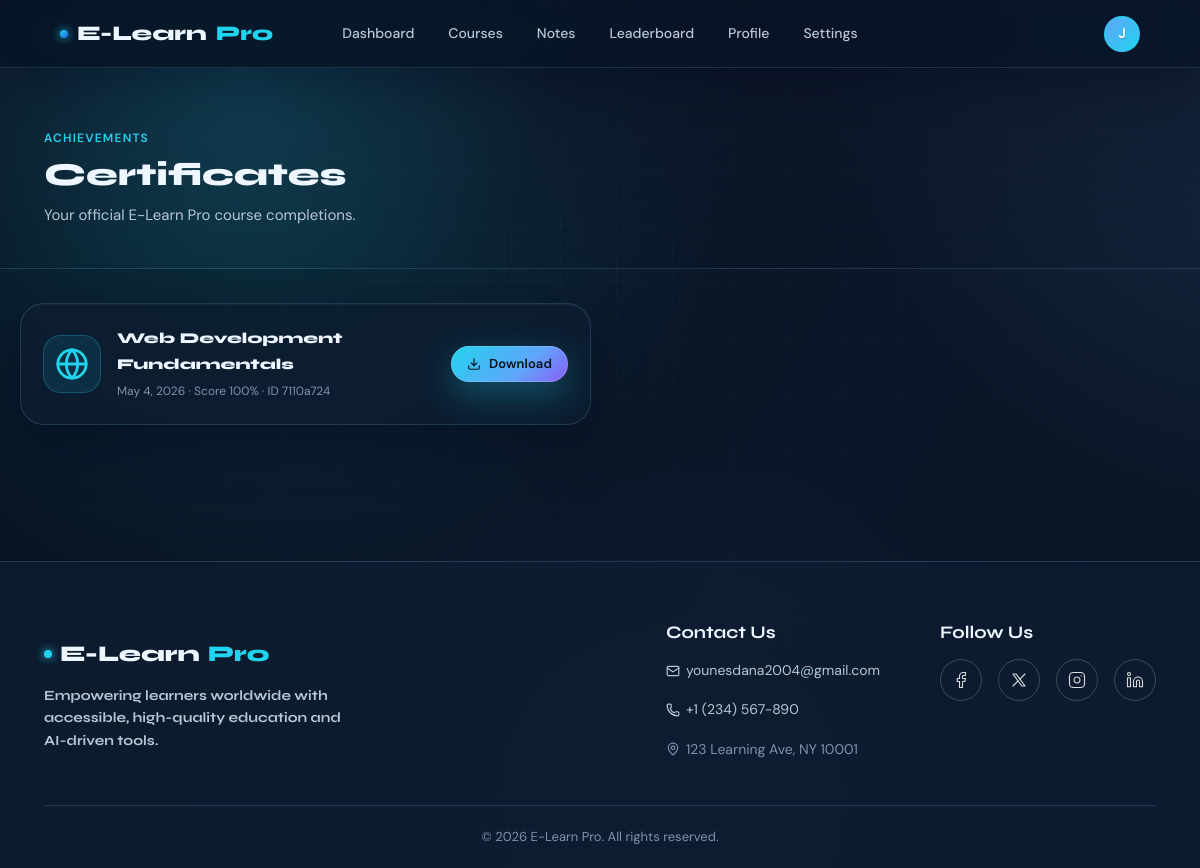
The app's page /certificates (signed in), older data.
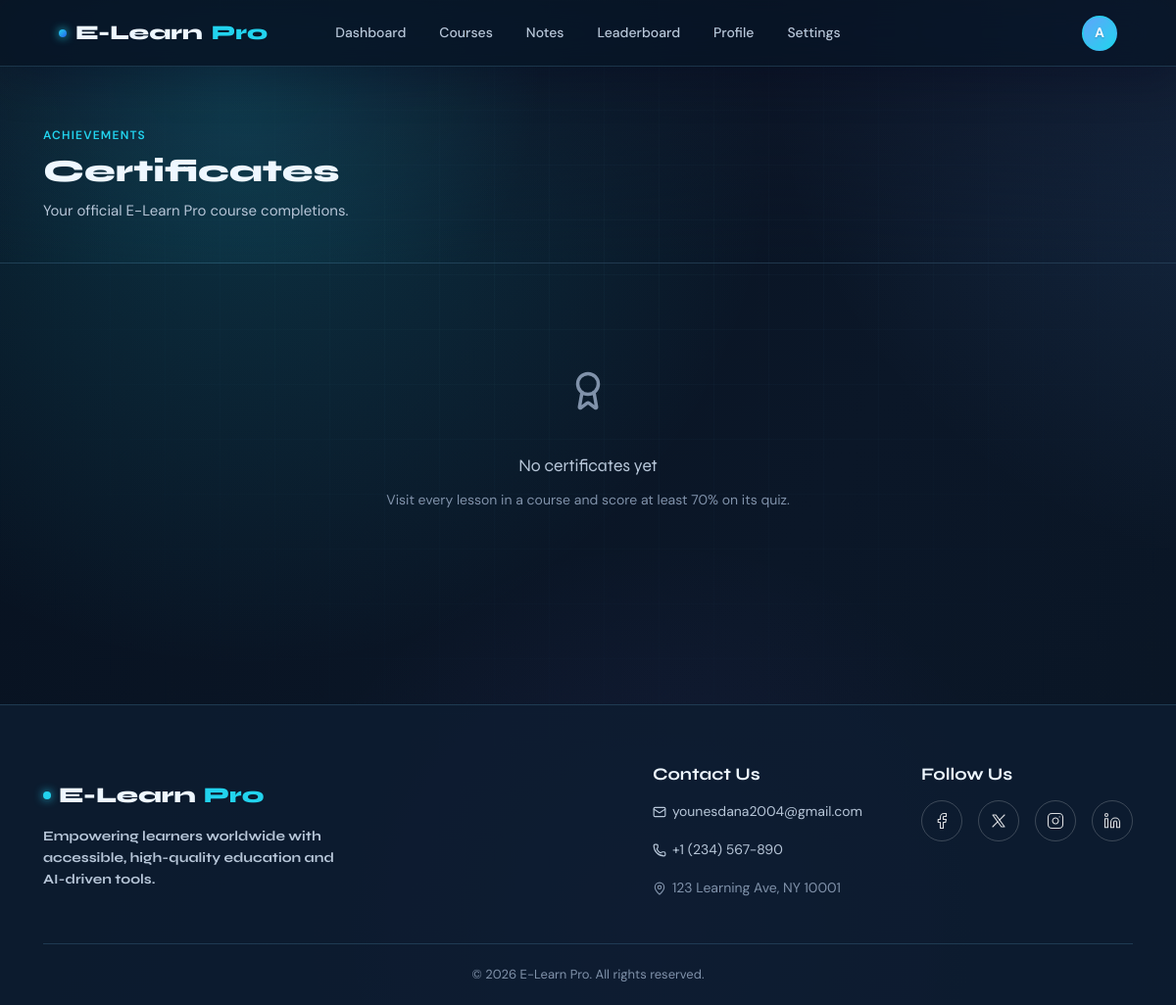
The same page, newer data.
### tables this page shows
CREATE TABLE courses (
            id TEXT PRIMARY KEY,
            title TEXT NOT NULL,
            description TEXT,
            emoji TEXT DEFAULT 'book',
            color TEXT DEFAULT '#1a2a4a',
            level TEXT DEFAULT 'beginner',
            hours INTEGER DEFAULT 0,
            category TEXT DEFAULT 'general',
            created_by INTEGER,
            created_at TEXT,
            is_archived INTEGER DEFAULT 0
        );

### app.py (the view)
@app.route("/certificates")
@login_required
def certificates():
    db = get_db()
    ensure_certificates_for_user(session["user_id"])
    rows = db.execute(
        """
        SELECT ec.course_id, ec.percentage AS quiz_score, ec.certificate_id,
               ec.created_at AS completed_at, c.title AS course_title, c.emoji AS course_emoji
        FROM exam_completions ec
        JOIN courses c ON c.id = ec.course_id
        WHERE ec.user_id=?
        UNION ALL
        SELECT cp.course_id, cp.quiz_score AS quiz_score, cp.certificate_id,
               cp.completed_at AS completed_at, c.title AS course_title, c.emoji AS course_emoji
        FROM completions cp
        JOIN courses c ON c.id = cp.course_id
        WHERE cp.user_id=?
          AND NOT EXISTS (
            SELECT 1 FROM exam_completions ec
            WHERE ec.user_id=cp.user_id AND ec.course_id=cp.course_id
          )
        ORDER BY completed_at DESC
        """,
        (session["user_id"], session["user_id"]),
    ).fetchall()
    return render_template("certificates.html", user=current_user(), certificates=rows)

### app.py (called while the page is built)
def get_db():
    if "db" not in g:
        g.db = sqlite3.connect(DATABASE, detect_types=sqlite3.PARSE_DECLTYPES)
        g.db.row_factory = sqlite3.Row
    return g.db

def login_required(f):
    @wraps(f)
    def decorated(*args, **kwargs):
        if "user_id" not in session:
            flash("Please sign in to continue.", "info")
            return redirect(url_for("login"))
        return f(*args, **kwargs)
    return decorated

def current_user():
    return {
        "id":    session.get("user_id"),
        "name":  session.get("name"),
        "email": session.get("email"),
        "role":  session.get("role"),
    }

def format_date(value, fallback=""):
    if not value:
        return fallback
    try:
        return datetime.fromisoformat(value).strftime("%B %-d, %Y")
    except ValueError:
        try:
            return datetime.fromisoformat(value).strftime("%B %#d, %Y")
        except ValueError:
            return fallback or value

### templates/certificates.html (shortened to what this page needs)
{% extends "base.html" %}
{% block content %}
<div class="page-hero">
  <div class="container">
    <div class="section-label">Achievements</div>
    <h1 class="page-hero-title">Certificates</h1>
    <p class="page-hero-subtitle">Your official E-Learn Pro course completions.</p>
  </div>
</div>
<div class="container certificate-page">
  <div class="certificate-grid">
    {% for cert in certificates %}
    <div class="certificate-card glass-panel">
      <div class="certificate-icon"><i data-lucide="{{ cert.course_emoji }}" style="width:34px;height:34px;"></i></div>
      <div>
        <div class="certificate-title">{{ cert.course_title }}</div>
        <div class="certificate-meta">{{ cert.completed_at|pretty_date }} · Score {{ "%.0f"|format(cert.quiz_score) }}% · ID {{ cert.certificate_id[:8] }}</div>
      </div>
      <a href="{{ url_for('certificate', course_id=cert.course_id) }}" class="btn btn-primary btn-sm"><i data-lucide="download" style="width:14px;height:14px;"></i> Download</a>
    </div>
    {% else %}
    <div class="empty-state" style="grid-column:1/-1;">
      <div class="empty-state-icon"><i data-lucide="award" style="width:42px;height:42px;"></i></div>
      <div class="empty-state-title">No certificates yet</div>
      <div class="empty-state-text">Visit every lesson in a course and score at least 70% on its quiz.</div>
    </div>
    {% endfor %}
  </div>
</div>
{% endblock %}

Row changes from the older to the newer data that the page shows:
no longer on this page (row edited): courses: course_title "Web Development Fundamentals", completed_at|pretty_date "May 4, 2026", quiz_score "100", certificate_id "7110a724"
Text that changed along with them:
{{ session.name[0]|upper if session.name else 'U' }}: "J" → "A"
text now shown: "No certificates yet Visit every lesson in a course and score at least 70% on its quiz."
